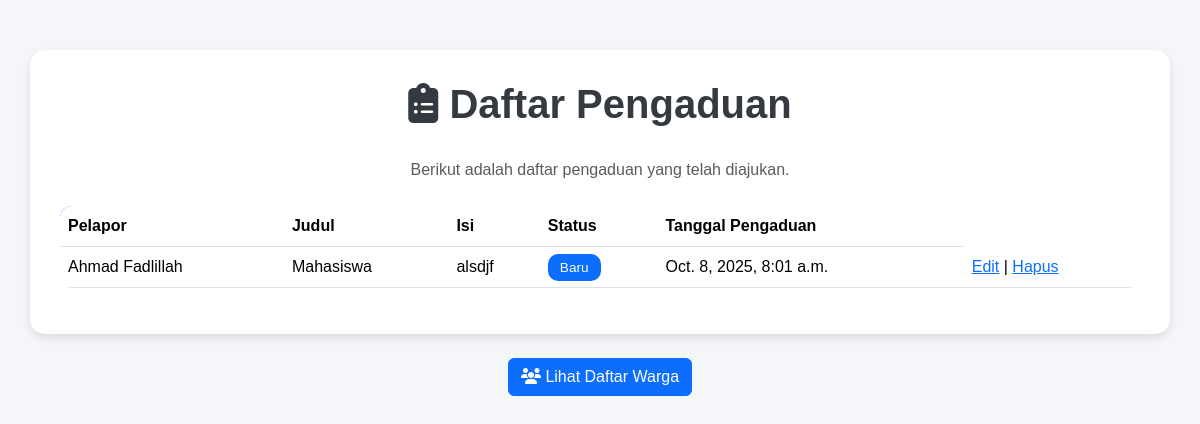
Before: /pengaduan/ with the older database file.
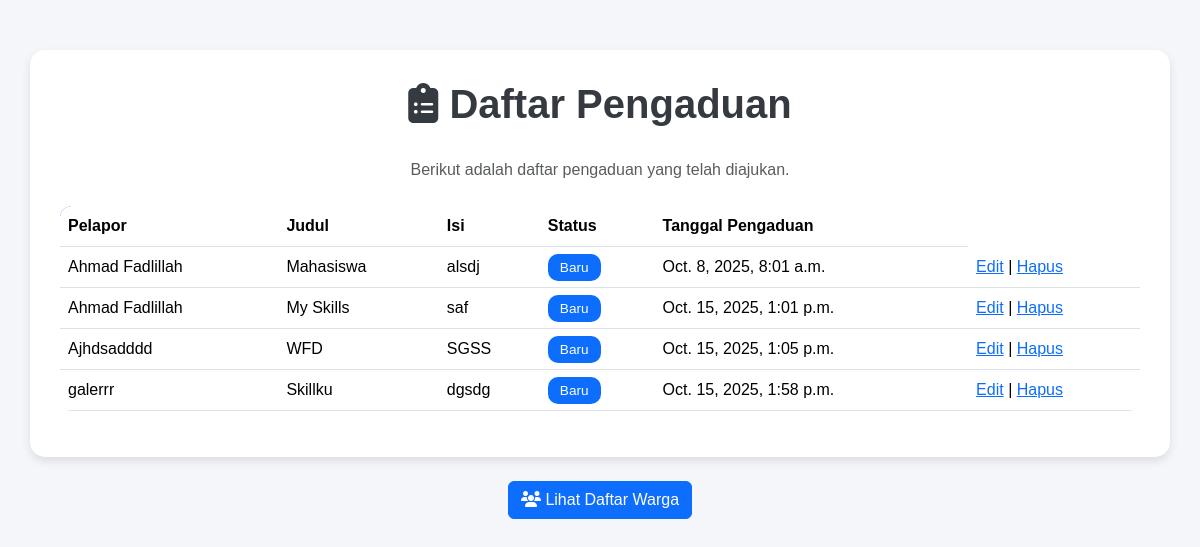
After: the same page with the newer database file.
### warga/models.py (models this page shows, shortened)
class Pengaduan(models.Model):
    STATUS_CHOICES = [
        ('BARU', 'Baru'),
        ('DIPROSES', 'Diproses'),
        ('SELESAI', 'Selesai'),
    ]
    pelapor = models.ForeignKey(Warga, on_delete=models.CASCADE, related_name='pengaduan')
    judul = models.CharField(
        max_length=200,
        verbose_name="Judul Pengaduan"
    )
    isi = models.TextField(
        verbose_name="Isi Pengaduan"
    )
    status = models.CharField(max_length=10, choices=STATUS_CHOICES, default='BARU')
    tanggal_pengaduan = models.DateTimeField(
        auto_now_add=True
    )

class Warga(models.Model):
    nik = models.CharField(max_length=16, unique=True, verbose_name="Nomor Induk Kependudukan")
    nama_lengkap = models.CharField(max_length=100, verbose_name="Nama Lengkap")
    alamat = models.TextField(verbose_name="Alamat Tinggal")
    no_telepon = models.CharField(max_length=15, blank=True, verbose_name="Nomor Telepon")
    tanggal_registrasi = models.DateTimeField(auto_now_add=True)

### warga/views.py (the view)
# urls.py: path('pengaduan/', PengaduanListView.as_view(), name='pengaduan-list'),
class PengaduanListView(ListView):
    model = Pengaduan

### warga/templates/warga/pengaduan_list.html (shortened to what this page needs)
<!DOCTYPE html>
<html lang="id">
<head>
    <link href="https://cdn.jsdelivr.net/npm/bootstrap@5.3.3/dist/css/bootstrap.min.css" rel="stylesheet">
    <link href="https://cdnjs.cloudflare.com/ajax/libs/font-awesome/6.5.0/css/all.min.css" rel="stylesheet">
</head>
<body>
<div class="container">
    <h1><i class="fa-solid fa-clipboard-list"></i> Daftar Pengaduan</h1>
    <p class="text-center text-muted mb-4">Berikut adalah daftar pengaduan yang telah diajukan.</p>
    <div class="table-responsive">
        <table class="table align-middle">
            <thead>
                <tr>
                    <th>Pelapor</th>
                    <th>Judul</th>
                    <th>Isi</th>
                    <th>Status</th>
                    <th>Tanggal Pengaduan</th>
                </tr>
            </thead>
            <tbody>
                {% for pengaduan in object_list %}
                <tr>
                    <td>{{ pengaduan.pelapor.nama_lengkap }}</td>
                    <td>{{ pengaduan.judul }}</td>
                    <td>{{ pengaduan.isi }}</td>
                    <td>
                        {% if pengaduan.status == "Selesai" %}
                            <span class="badge-status badge-selesai">Selesai</span>
                        {% elif pengaduan.status == "Proses" %}
                            <span class="badge-status badge-proses">Proses</span>
                        {% else %}
                            <span class="badge-status badge-baru">Baru</span>
                        {% endif %}
                    </td>
                    <td>{{ pengaduan.tanggal_pengaduan }}</td>
                     <td>
                         <a href="{% url 'pengaduan-edit' pengaduan.pk %}">Edit</a> |
                         <a href="{% url 'pengaduan-hapus' pengaduan.pk %}">Hapus</a>
                     </td>
                </tr>
                {% empty %}
                <tr>
                    <td colspan="5" class="no-data">Tidak ada pengaduan.</td>
                </tr>
                {% endfor %}
            </tbody>
        </table>
    </div>
</div>
<div class="text-center mt-4">
    <a href="{% url 'warga-list' %}" class="btn btn-primary">
        <i class="fa-solid fa-users"></i> Lihat Daftar Warga
    </a>
</div>
</body>
</html>

### warga/templates/warga/pengaduan_list.html (style rules this page uses)
body { background-color: #f4f6f9; font-family: "Poppins", sans-serif; }
.container { margin-top: 50px; background: #fff; border-radius: 15px; box-shadow: 0 4px 10px rgba(0,0,0,0.1); padding: 30px; }
h1 { color: #343a40; font-weight: 700; text-align: center; margin-bottom: 30px; }
table { border-collapse: collapse; width: 100%; border-radius: 12px; overflow: hidden; }
thead { background-color: #0d6efd; color: #fff; }
td, th { padding: 12px 15px; vertical-align: middle; }
.badge-status { padding: 6px 12px; border-radius: 10px; font-size: 0.85rem; }
.badge-baru { background-color: #0d6efd; color: white; }

Changed rows visible on the page:
changed Pengaduan "Mahasiswa": isi "alsdjf" → "alsdj"
added Pengaduan: pelapor.nama_lengkap "Ahmad Fadlillah", judul "My Skills", isi "saf", status "Baru", tanggal_pengaduan "Oct. 15, 2025, 1:01 p.m."
added Pengaduan: pelapor.nama_lengkap "Ajhdsadddd", judul "WFD", isi "SGSS", status "Baru", tanggal_pengaduan "Oct. 15, 2025, 1:05 p.m."
added Pengaduan: pelapor.nama_lengkap "galerrr", judul "Skillku", isi "dgsdg", status "Baru", tanggal_pengaduan "Oct. 15, 2025, 1:58 p.m."
